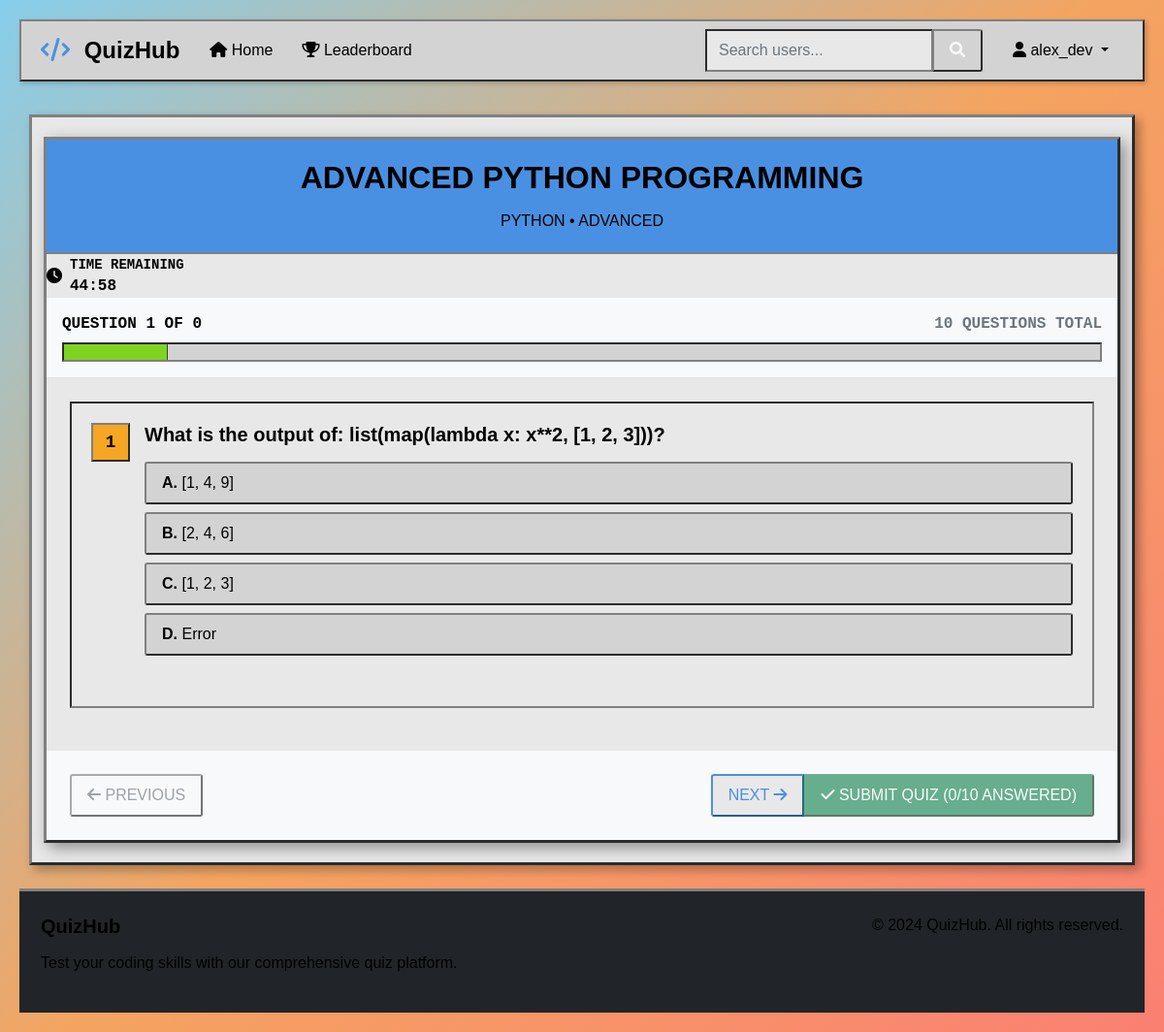
The app's page /quiz/6/take/ (signed in) with its own data.
### accounts/models.py (models this page shows, shortened)
class CustomUser(AbstractUser):
    email = models.EmailField(unique=True)
    date_joined = models.DateTimeField(auto_now_add=True)
    is_verified = models.BooleanField(default=False)

### quizzes/models.py (models this page shows, shortened)
class Quiz(models.Model):
    LANGUAGE_CHOICES = [
        ('python', 'Python'),
        ('java', 'Java'),
        ('cpp', 'C++'),
        ('javascript', 'JavaScript'),
        ('c', 'C'),
        ('php', 'PHP'),
        ('ruby', 'Ruby'),
        ('go', 'Go'),
    ]
    title = models.CharField(max_length=200)
    description = models.TextField(blank=True)
    language = models.CharField(max_length=20, choices=LANGUAGE_CHOICES)
    difficulty = models.CharField(max_length=20, choices=[
        ('beginner', 'Beginner'),
        ('intermediate', 'Intermediate'),
        ('advanced', 'Advanced'),
    ], default='beginner')
    created_by = models.ForeignKey(User, on_delete=models.CASCADE, related_name='created_quizzes')
    created_at = models.DateTimeField(auto_now_add=True)
    updated_at = models.DateTimeField(auto_now=True)
    is_active = models.BooleanField(default=True)
    time_limit = models.IntegerField(default=30, help_text="Time limit in minutes")
    class Meta:
        verbose_name_plural = "Quizzes"
        ordering = ['-created_at']

class Question(models.Model):
    quiz = models.ForeignKey(Quiz, on_delete=models.CASCADE, related_name='questions')
    question_text = models.TextField()
    option_a = models.CharField(max_length=500)
    option_b = models.CharField(max_length=500)
    option_c = models.CharField(max_length=500)
    option_d = models.CharField(max_length=500)
    correct_answer = models.CharField(max_length=1, choices=[
        ('A', 'Option A'),
        ('B', 'Option B'),
        ('C', 'Option C'),
        ('D', 'Option D'),
    ])
    explanation = models.TextField(blank=True, help_text="Explanation for the correct answer")
    created_at = models.DateTimeField(auto_now_add=True)
    class Meta:
        ordering = ['id']

### quizzes/views.py (the view)
# urls.py: path('quiz/<int:quiz_id>/take/', views.take_quiz, name='take_quiz'),
@login_required
def take_quiz(request, quiz_id):
    quiz = get_object_or_404(Quiz, id=quiz_id, is_active=True)
    questions = quiz.questions.all().order_by('id')
    if questions.count() == 0:
        messages.error(request, 'This quiz has no questions yet.')
        return redirect('quizzes:quiz_detail', quiz_id=quiz.id)
    context = {
        'quiz': quiz,
        'questions': questions,
        'total_questions': questions.count(),
        'time_limit_seconds': quiz.time_limit * 60
    }
    return render(request, 'quizzes/take_quiz.html', context)

### templates/quizzes/take_quiz.html (shortened to what this page needs)
{% extends 'base/base.html' %}
{% load static %}
{% block content %}
<div class="quiz-container">
    <div class="quiz-header">
        <h2>{{ quiz.title|upper }}</h2>
        <p class="mb-0">{{ quiz.get_language_display|upper }} • {{ quiz.difficulty|upper }}</p>
    </div>
    <div id="timer" class="timer">
        <div class="d-flex align-items-center">
            <i class="fas fa-clock me-2"></i>
            <div>
                <small style="font-weight: 700; text-transform: uppercase;">TIME REMAINING</small>
                <br>
                <strong class="timer-text">{{ quiz.time_limit }}:00</strong>
            </div>
        </div>
    </div>
    <div class="p-3 bg-light border-bottom">
        <div class="d-flex justify-content-between align-items-center mb-2">
            <span id="progressText" style="font-weight: 700; text-transform: uppercase;">QUESTION 1 OF {{ total_questions }}</span>
            <span class="text-muted" style="font-weight: 600; text-transform: uppercase;">{{ total_questions }} QUESTIONS TOTAL</span>
        </div>
        <div class="quiz-progress">
            <div class="quiz-progress-bar" style="width: {% widthratio 1 total_questions 100 %}%"></div>
        </div>
    </div>
    <div class="p-4">
        {% for question in questions %}
        <div class="question-card" data-question-number="{{ forloop.counter }}">
            <div class="d-flex align-items-start mb-4">
                <div class="question-number">{{ forloop.counter }}</div>
                <div class="flex-grow-1">
                    <h5 class="mb-3">{{ question.question_text }}</h5>
                    <div class="options">
                        <button type="button" class="btn option-btn w-100"
                                data-question-id="{{ question.id }}" data-option="A">
                            <strong>A.</strong> {{ question.option_a }}
                        </button>
                        <button type="button" class="btn option-btn w-100"
                                data-question-id="{{ question.id }}" data-option="B">
                            <strong>B.</strong> {{ question.option_b }}
                        </button>
                        <button type="button" class="btn option-btn w-100"
                                data-question-id="{{ question.id }}" data-option="C">
                            <strong>C.</strong> {{ question.option_c }}
                        </button>
                        <button type="button" class="btn option-btn w-100"
                                data-question-id="{{ question.id }}" data-option="D">
                            <strong>D.</strong> {{ question.option_d }}
                        </button>
                    </div>
                </div>
            </div>
        </div>
        {% endfor %}
    </div>
    <div class="p-4 bg-light">
        <div class="d-flex justify-content-between">
            <button type="button" id="prevBtn" class="btn btn-outline-secondary" disabled>
                <i class="fas fa-arrow-left"></i> PREVIOUS
            </button>
            <div class="btn-group">
                <button type="button" id="nextBtn" class="btn btn-outline-primary">
                    NEXT <i class="fas fa-arrow-right"></i>
                </button>
                <button type="button" id="submitBtn" class="btn btn-success" disabled>
                    <i class="fas fa-check"></i> SUBMIT QUIZ (0/{{ total_questions }} ANSWERED)
                </button>
            </div>
        </div>
    </div>
</div>
{% endblock %}

### templates/base/base.html (shortened to what this page needs)
<!DOCTYPE html>
<html lang="en">
<head>
    <link href="https://cdn.jsdelivr.net/npm/bootstrap@5.1.3/dist/css/bootstrap.min.css" rel="stylesheet">
    <link rel="stylesheet" href="https://cdnjs.cloudflare.com/ajax/libs/font-awesome/6.0.0/css/all.min.css">
    <link rel="stylesheet" href="{% load static %}{% static 'css/style.css' %}">
</head>
<body>
    <nav class="navbar navbar-expand-lg navbar-dark">
        <div class="container">
            <a class="navbar-brand fw-bold" href="{% url 'quizzes:home' %}">
                <i class="fas fa-code"></i> QuizHub
            </a>
            <div class="collapse navbar-collapse" id="navbarNav">
                <ul class="navbar-nav me-auto">
                    <li class="nav-item">
                        <a class="nav-link" href="{% url 'quizzes:home' %}">
                            <i class="fas fa-home"></i> Home
                        </a>
                    </li>
                    {% if user.is_authenticated %}
                    <li class="nav-item">
                        <a class="nav-link" href="{% url 'quizzes:leaderboard' %}">
                            <i class="fas fa-trophy"></i> Leaderboard
                        </a>
                    </li>
                    {% endif %}
                </ul>
                <form class="d-flex me-3" action="{% url 'accounts:user_search' %}" method="get">
                    <div class="input-group">
                        <input class="form-control" type="search" name="q" placeholder="Search users..." value="{{ request.GET.q }}">
                        <button class="btn btn-outline-light" type="submit">
                            <i class="fas fa-search"></i>
                        </button>
                    </div>
                </form>
                <ul class="navbar-nav">
                    {% if user.is_authenticated %}
                    <li class="nav-item dropdown">
                        <a class="nav-link dropdown-toggle" href="#" id="navbarDropdown" role="button" data-bs-toggle="dropdown">
                            <i class="fas fa-user"></i> {{ user.username }}
                        </a>
                    </li>
                    {% endif %}
                </ul>
            </div>
        </div>
    </nav>
    <main class="container my-4">
        {% block content %}
        {% endblock %}
    </main>
    <footer class="bg-dark text-light py-4 mt-auto">
        <div class="container">
            <div class="row">
                <div class="col-md-6">
                    <h5 style="font-weight: 700;">QuizHub</h5>
                    <p style="font-weight: 400;">Test your coding skills with our comprehensive quiz platform.</p>
                </div>
                <div class="col-md-6 text-md-end">
                    <p style="font-weight: 400;">&copy; 2024 QuizHub. All rights reserved.</p>
                </div>
            </div>
        </div>
    </footer>
    <script src="{% load static %}{% static 'js/main.js' %}"></script>
</body>
</html>

### templates/quizzes/take_quiz.html (style rules this page uses)
.question-card { display: none; }
.question-card:first-child { display: block; }

### records on screen
CustomUser: username "alex_dev"
Quiz: title "ADVANCED PYTHON PROGRAMMING", language "PYTHON", difficulty "ADVANCED"
Question: question_text "What is the output of: list(map(lambda x: x**2, [1, 2, 3]))?", option_a "[1, 4, 9]", option_b "[2, 4, 6]", option_c "[1, 2, 3]", option_d "Error"

### other values on screen
{{ total_questions }} "10"
